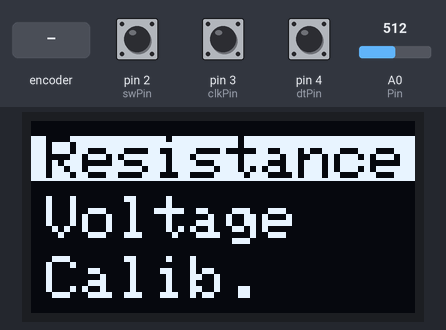
Simulated run of this sketch. Board: Arduino Uno, built for the host (arithmetic inside an expression is 32-bit, double 64-bit). Parts: 128×64 one-colour display. The inputs (shaded band) are chosen by the test bench; at power-on: pin 2 (swPin) HIGH, A0 (Pin) = 512, pin 3 (clkPin) HIGH, pin 4 (dtPin) HIGH. What the sketch prints to the serial monitor is not drawn.

Above: at 11.2 s.
11.3 s: pin 2 (swPin) pulled LOW for 0.15 s
At 12.6 s:
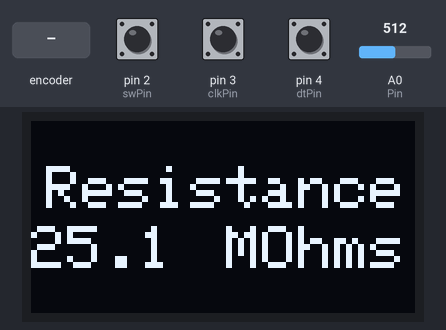
12.9 s: A0 (Pin) set to 214
At 13.9 s:
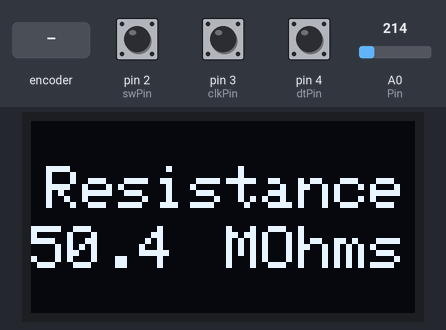
14.4 s: A0 (Pin) set to 192
At 15.0 s:
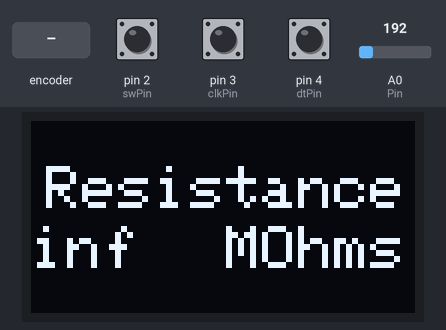
15.9 s: rotary encoder on pin 3 (clkPin) / pin 4 (dtPin) turned 1 step (first pin leading)
At 16.9 s:
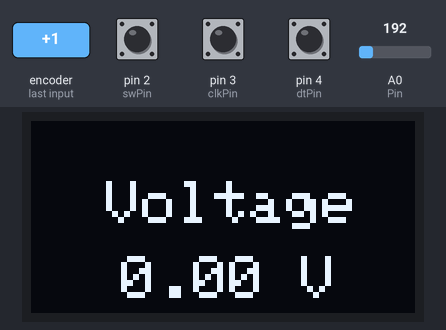
17.6 s: rotary encoder on pin 3 (clkPin) / pin 4 (dtPin) turned 1 step (first pin leading)
At 18.2 s:
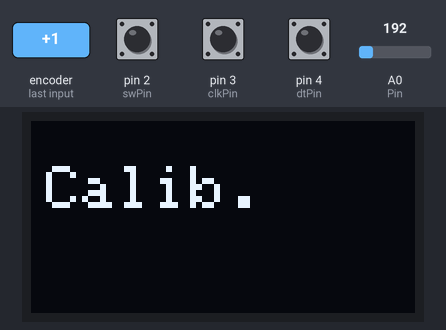
19.3 s: pin 2 (swPin) pulled LOW for 1 s
At 20.0 s:
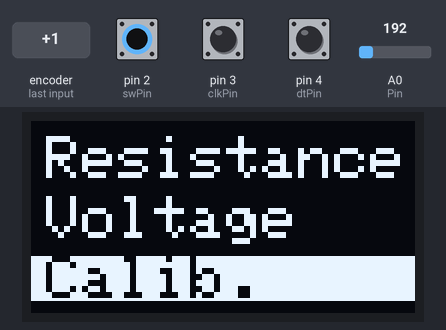
Timing chart, 0 to 22.3 s (numbered marks = the images above; inputs shaded):
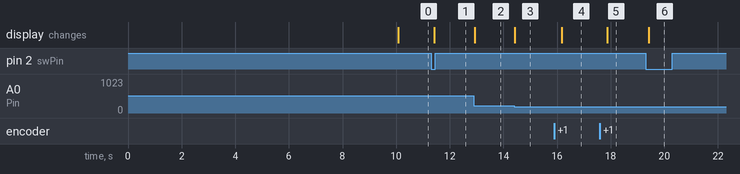

Measured:
- the behaviour switches between 205 and 204 on A0 (Pin) (found by bisection; images 2 and 3)
- after the input at 11.3 s, the display: changes after 0.13 s (image 1)
- after the input at 12.9 s, the display: changes at once (image 2)
- after the input at 14.4 s, the display: changes at once (image 3)
- after the input at 15.9 s, the display: changes after 0.28 s (image 4)
- after the input at 17.6 s, the display: changes after 0.28 s (image 5)
- after the input at 19.3 s, the display: changes after 0.13 s (image 6)

The sketch:

Code_Projet_Capteur.ino
```cpp
#include <SoftwareSerial.h>
#include <Adafruit_SSD1306.h>
#include <Adafruit_GFX.h>

#define baudrate 9600

#define Pin 0

float R1 = 100000.0;
float R5 = 10000.0;
float R3 = 100000.0;
float R2 = 1000.0;
float vcc= 5.0;


//------------------Bluetooth------------------

#define rxPin 10
#define txPin 11

SoftwareSerial MyPhone(rxPin ,txPin);

//------------------Rotary encoder------------------

#define clkPin 3
#define dtPin  4
#define swPin  2

bool clkState  = LOW;
bool clkLast  = HIGH;
bool swState  = HIGH;
bool swLast  = HIGH;

int rotVal  = 0;
int menu = 0 ;

//------------------OLED Screen------------------

#define Width 128
#define Height 64
#define Reset -1
#define Address 0x3C

Adafruit_SSD1306 OLED(Width, Height, &Wire, Reset);

//------------------------------------------------------

/*functions :
  spinEncoder: detects the spins of the encoder and print the value of the rotation
  switch: detects if the button of the encoder is pressed and returns how many times it was pressed
  R_Display : displays the value of the resistance
  V_Display : displays the value of the voltage
*/

void spinEncoder() {
  clkState = digitalRead(clkPin);
  if ((clkLast == LOW) && (clkState == HIGH)) {
    Serial.print("Rotary position ");
    if (digitalRead(dtPin) == HIGH) {
      rotVal = rotVal - 1;
      if ( rotVal < 0 ) {
        rotVal = 0;
      }
    }
    else {
      rotVal++;
      if ( rotVal > 3 ) {
        rotVal = 3;
      }
    }
    Serial.println(rotVal);
    delay(200);
  }
  clkLast = clkState;
}

int Switch() {
  swState = digitalRead(swPin);
  if (swState == LOW && swLast == HIGH) {
    menu++;
    Serial.println(menu);
    delay(100);//debounce
  }
  swLast = swState;
  return menu;

}

void V_Display (float u)
{

  OLED.clearDisplay();
  OLED.setTextSize(2);
  OLED.setTextColor(WHITE);

  OLED.setCursor(25, 20);
  OLED.println(F("Voltage"));
  OLED.setCursor(30, 45);
  OLED.println(u);
  OLED.setCursor(90, 45);
  OLED.println(F("V"));
}

void R_Display (float r)
{
  OLED.clearDisplay();
  OLED.setTextSize(2);
  OLED.setTextColor(WHITE);

  OLED.setCursor(5, 15);
  OLED.println(F("Resistance"));
  OLED.setCursor(0, 35);
  OLED.println(r, 1);
  OLED.setCursor(65, 35);
  OLED.println(F("MOhms"));
}

void Calib_Display()
{
  OLED.clearDisplay();
  OLED.setTextSize(2);
  OLED.setTextColor(WHITE);

  OLED.setCursor(5, 15);
  OLED.println(F("Calib."));
}

void StartScreen () {

  OLED.clearDisplay();
  OLED.setTextSize(2);
  OLED.setTextColor(WHITE);

  OLED.setCursor(30, 15);
  OLED.println("PROJET");
  OLED.setCursor(25, 30);
  OLED.println("CAPTEUR");
  OLED.setCursor(50, 50);
  OLED.setTextSize(1);
  OLED.println("4A-GP");
  OLED.display();
}

void Menu0() {

  OLED.clearDisplay();
  OLED.setTextSize(2);
  OLED.setTextColor(WHITE);

  OLED.setCursor(5, 5);
  OLED.println("Resistance");
  OLED.fillRect(0, 5, 128, 15, SSD1306_INVERSE);
  OLED.setCursor(5, 25);
  OLED.println("Voltage");
  //OLED.fillRect(0, 25, 130, 17, SSD1306_INVERSE);
  OLED.setCursor(5, 45);
  OLED.println("Calib.");
  //OLED.fillRect(0, 45, 130, 15, SSD1306_INVERSE);
}

void Menu1() {

  OLED.clearDisplay();
  OLED.setTextSize(2);
  OLED.setTextColor(WHITE);

  OLED.setCursor(5, 5);
  OLED.println("Resistance");
  //OLED.fillRect(0, 5, 128, 15, SSD1306_INVERSE);
  OLED.setCursor(5, 25);
  OLED.println("Voltage");
  OLED.fillRect(0, 25, 130, 17, SSD1306_INVERSE);
  OLED.setCursor(5, 45);
  OLED.println("Calib.");
  //OLED.fillRect(0, 45, 130, 15, SSD1306_INVERSE);
}

void Menu2() {
  OLED.clearDisplay();
  OLED.setTextSize(2);
  OLED.setTextColor(WHITE);
  OLED.setCursor(5, 5);
  OLED.println("Resistance");
  //OLED.fillRect(0, 5, 128, 15, SSD1306_INVERSE);
  OLED.setCursor(5, 25);
  OLED.println("Voltage");
  //OLED.fillRect(0, 25, 130, 17, SSD1306_INVERSE);
  OLED.setCursor(5, 45);
  OLED.println("Calib.");
  OLED.fillRect(0, 45, 130, 15, SSD1306_INVERSE);
}

//============================================================

void setup() {

  Serial.begin(baudrate);
  Serial.println(F("System initialized"));

 //Initializing the rotary encoder
      pinMode(clkPin, INPUT);
      pinMode(dtPin, INPUT);
      pinMode(swPin, INPUT_PULLUP);

  //Initializing the bluetooth
      pinMode(rxPin, INPUT);
      pinMode(txPin, OUTPUT);
      MyPhone.begin(baudrate);

     //Initialisation the OLED screen
      OLED.begin(SSD1306_SWITCHCAPVCC, Address);
      OLED.clearDisplay();
      StartScreen();
      delay(10000);

    attachInterrupt(digitalPinToInterrupt(clkPin), spinEncoder, CHANGE);
     attachInterrupt(digitalPinToInterrupt(swPin), Switch, CHANGE);

}

//=============================================================

void loop() {

  float Voltage = (analogRead(Pin)*5)/1023;
  float Rsensor=((1.0+(R3/R2))*R1*(vcc/Voltage)-R1-R5)/1.0e6;

  spinEncoder();
  Switch();

  Serial.println("V = " + String(Voltage) + ", R=" + String(Rsensor));

  if (rotVal > 2){
    rotVal=0;
  } else {
    switch (rotVal){
      case 0 :
        Menu0();
        if (!(Switch() == 0)) {
          if (Switch() % 2 == 1) {
              R_Display(Rsensor);
              //MyPhone.write(Rsensor);
          } else if (Switch() % 2 == 0) {
              Menu0() ;
          }
        }
        break;
      case 1 :
        Menu1();
        if (!(Switch() == 0)) {
          if (Switch() % 2 == 1) {
              V_Display(Voltage);
              MyPhone.write(Voltage);
          } else if (Switch() % 2 == 0) {
              Menu1() ;
          }
         }
         break;
      case 2 :
        Menu2();
        if (!(Switch() == 0)) {
          if (Switch() % 2 == 1) {
              Calib_Display() ;
          } else if (Switch() % 2 == 0) {
              Menu2() ;
          }
        }
        break;
    }
  }

OLED.display();
}
```
